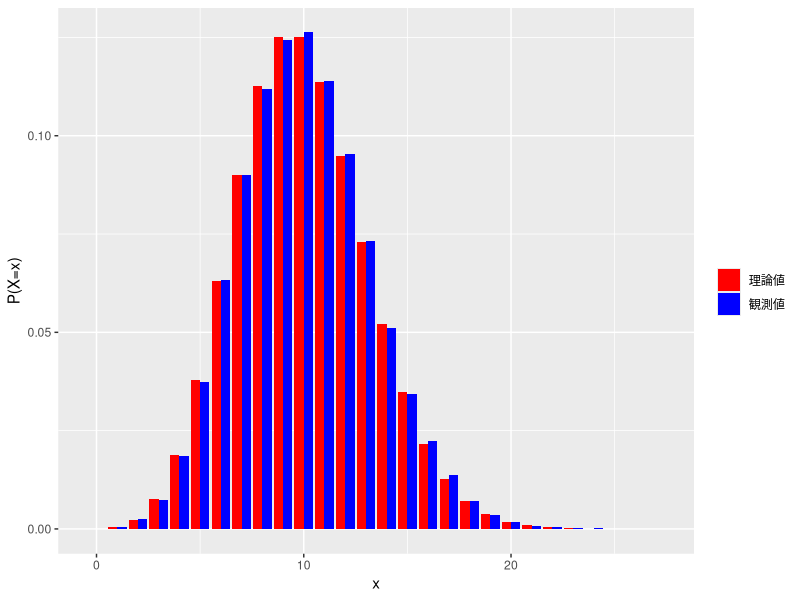

Reproduce this figure in R.
### ポアソン分布のシミュレーション
set.seed(12345) # 乱数の初期値を指定
rpois(10, lambda = 1) # 強度1のポアソン分布に従う乱数を10個発生
rpois(20, lambda = 10) # 強度10のポアソン分布に従う乱数を20個発生
## 統計的性質の確認
lambda <- 10
M <- 10^5 # 乱数を発生させる個数
x <- rpois(M, lambda = lambda)
a <- table(x)/M # 出現確率ごとの表(度数分布表)を作成
y <- as.numeric(names(a)) # xに出現した値の取得
b <- dpois(y, lambda = lambda) # 理論上の出現確率
## 可視化
library(tidyverse) # パッケージのロード
## 適切なデータフレームを準備する
ob <- tibble(xval = y, yval = as.numeric(a), 
             type = rep("観測値", length(y))) # 観測値に対応するデータフレーム
th <- tibble(xval = y, yval = as.numeric(b), 
             type = rep("理論値", length(y))) # 理論値に対応するデータフレーム
dat <- bind_rows(ob, th) # 縦に結合して1つのデータフレームを作成
ggplot(data = dat) +
  geom_col(mapping = aes(x = xval, y = yval, fill = type), 
           # fillをtypeに指定することで, 観測値と理論値のそれぞれで棒グラフを作成できる
           position = "dodge") + # 棒グラフを横に並べて描く
  labs(x = "x", y = "P(X=x)") + # x軸とy軸のラベル名の変更
  scale_fill_manual(name = "", values = c("red", "blue")) 
# 色の変更. nameは凡例の名前で, ここではなしに変更している
